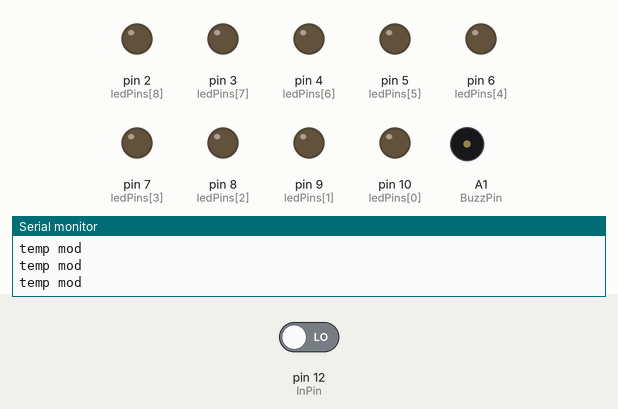
Recording of a sketch running on a simulated Arduino Uno, built with avr-gcc and run on an emulated ATmega328P. Parts: output pins drawn as LEDs (lit = HIGH), buzzer (waves = sounding, pin HIGH), the last lines printed to the serial monitor. Dashed ring = blinking. The test bench sets the inputs (shaded band); at power-on: pin 12 (InPin) LOW. Pins used as bus, display or sensor lines are not drawn.

Above: at 1.4 s.
1.5 s: pin 12 (InPin) driven HIGH
At 1.65 s:
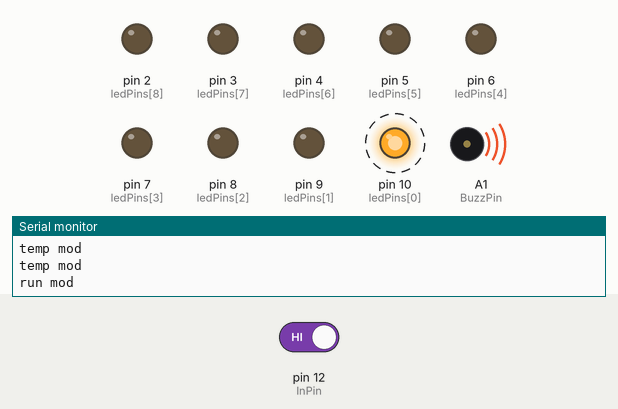
At 2.1 s:
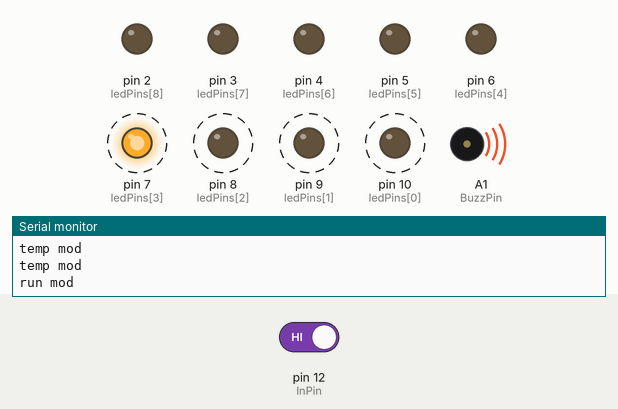
Timing chart, 0 to 6.1 s (numbered marks = the images above; inputs shaded):
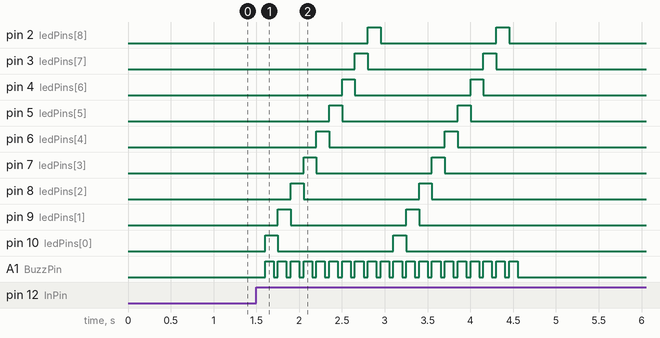

Measured:
- after the input at 1.5 s, pin 2 (ledPins[8]): alternates HIGH for 0.15 s and LOW for 1.4 s, 4 changes in all, then stays LOW, starting after 1.3 s; pin 3 (ledPins[7]): alternates HIGH for 0.15 s and LOW for 1.4 s, 4 changes in all, then stays LOW, starting after 1.2 s

The sketch:

auxiliary.ino
```cpp
const int LEDRow = 10;


const int InPin = 12;
const int testPin = A0;
const int BuzzPin = A1;

// 定義每個 LED 的引腳
int ledPins[LEDRow] = {10, 9, 8, 7, 6, 5, 4, 3, 2};

bool click(bool signal);
void runLedSequence(int mod);

void setup() {
  pinMode(InPin, INPUT);
  pinMode(testPin, INPUT);
  pinMode(BuzzPin, OUTPUT);
  Serial.begin(115200);
  Serial.println("test!");

  // 初始化 LED 為輸出模式
  for (int row = 0; row < LEDRow; row++) {
    pinMode(ledPins[row], OUTPUT);
  }
}

void loop() {
  delay(200);
  // if (digitalRead(testPin) == 1) { // 檢查 testPin
  if (0) { // 檢查 testPin
    Serial.println("test mod");
    int receivedSignal = digitalRead(InPin);
    if (receivedSignal == 1) {
      runLedSequence(1); // 執行 LED 點亮序列
    }
  } else {
    // 使用 click 函數檢測 InPin 的信號變化
      if (click(digitalRead(InPin))) {
        Serial.println("run mod");
        runLedSequence(1); // 執行 LED 點亮序列
        runLedSequence(1); // 執行 LED 點亮序列
      }else{
        Serial.println("temp mod");
      }
  }
}

// 點擊檢測函數，用於檢測信號的上升沿
bool click(bool signal) {
  static bool oldState = signal;
  static bool newState;
  bool result = false;
  newState = signal;

  if (newState == 1 && oldState == 0) {
    result = true; // 檢測到信號上升沿
  }

  oldState = newState; // 更新舊的狀態

  return result;
}


// 執行 LED 點亮序列的函數
void runLedSequence(int mod) {
  for (int row = 0; row < LEDRow; row++) {
    digitalWrite(ledPins[row], HIGH); // 點亮 LED
    if(mod == 1) digitalWrite(BuzzPin, HIGH);
    delay(100); // 延遲 150 毫秒
    if(mod == 1) digitalWrite(BuzzPin, LOW);
    delay(50); // 延遲 150 毫秒

    digitalWrite(ledPins[row], LOW); // 關掉 LED
  }
}
```
